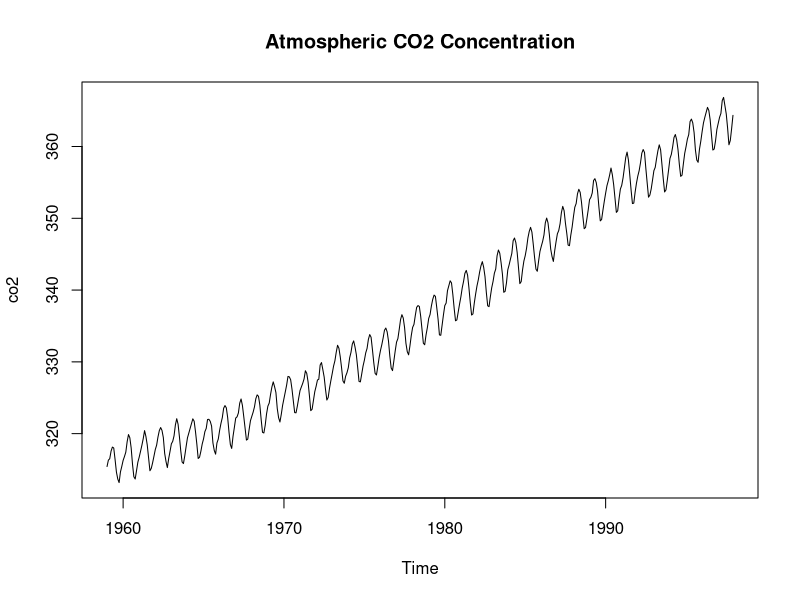
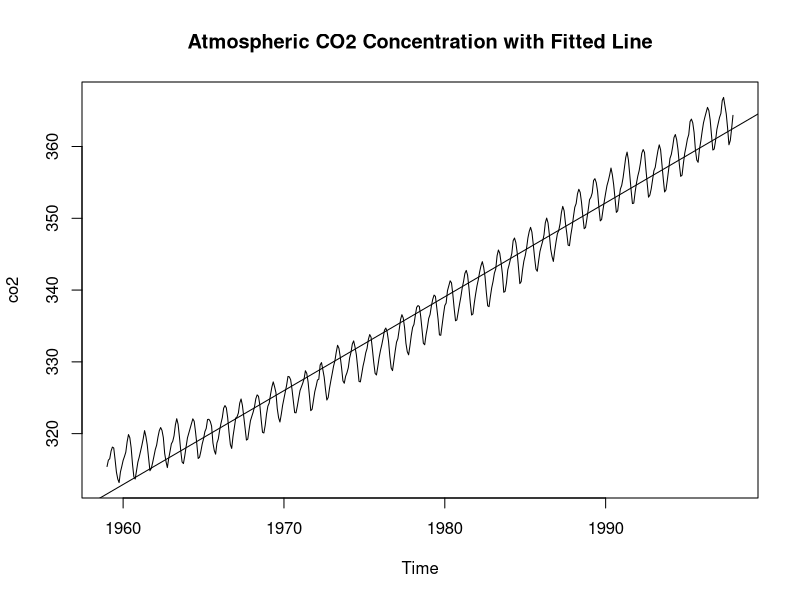
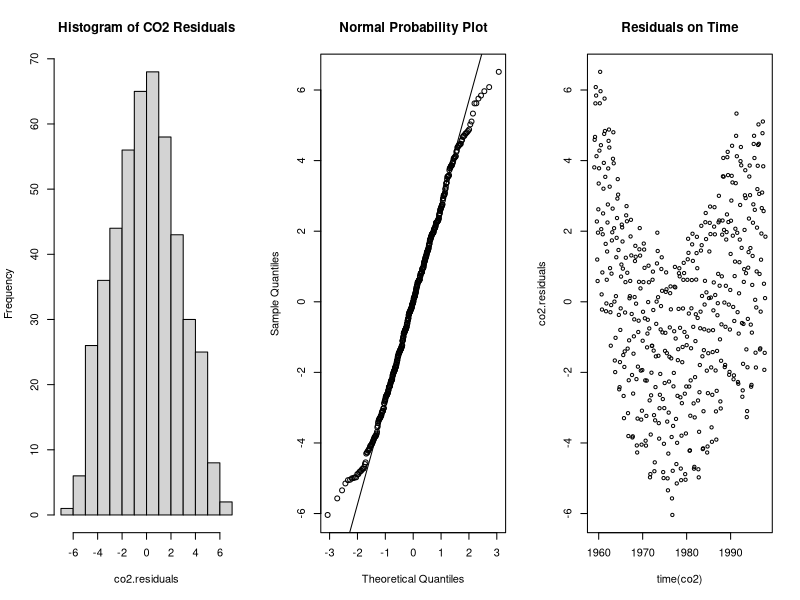
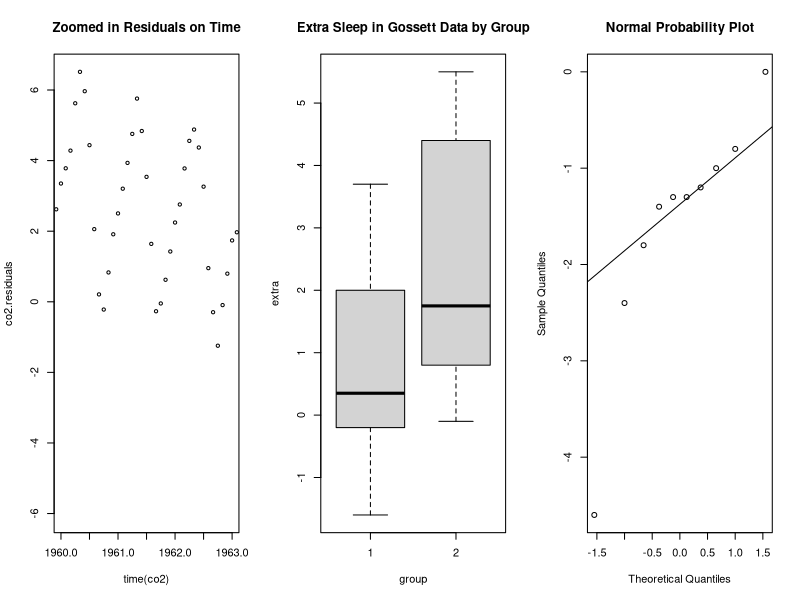
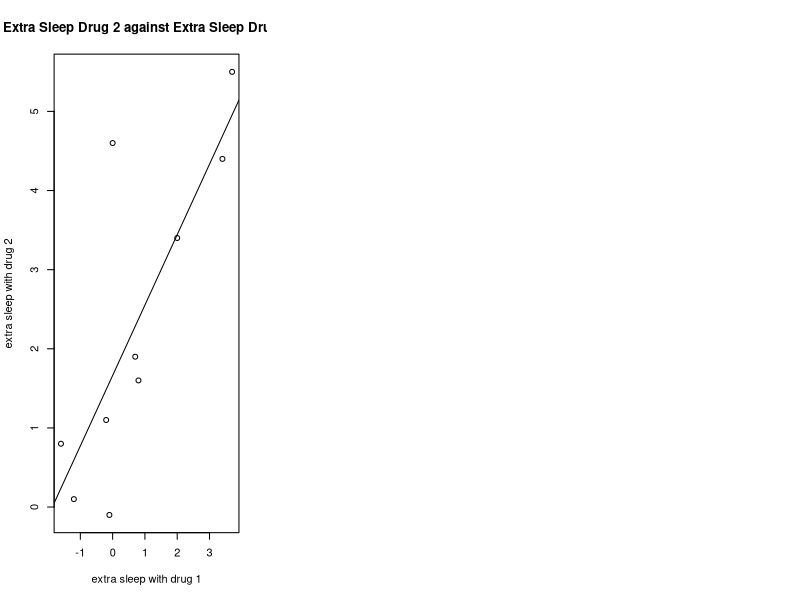

R code for these plots, in order:
# CO2 example

help(co2)

# verify that co2 is a time series object
class(co2) # "ts" stands for time series object

" This means that we have available to us data which occurs at equally
spaced points in time. It includes observations together with a set of
descriptions (start time of the series, end time, frequency, etc.)."

plot(co2, main='Atmospheric CO2 Concentration')

co2.linear.model <- lm(co2 ~ time(co2))

plot(co2, main='Atmospheric CO2 Concentration with Fitted Line')
abline(co2.linear.model )

"we can see a systematic departure from normality in the tails, along with
an obvious structure in the time plot indicating departures from the
standard regression assumptions"

par(mfrow=c(1,3)) # par() command to see these plots together
( co2.residuals = resid( co2.linear.model ) )
hist(co2.residuals, main= "Histogram of CO2 Residuals")
qqnorm(co2.residuals, main= "Normal Probability Plot")
qqline(co2.residuals)
plot(co2.residuals ~ time(co2), main="Residuals on Time")

plot(co2.residuals ~ time(co2), xlim=c(1960, 1963),
     main="Zoomed in Residuals on Time")

# Another Example
help(sleep)
sleep
names(sleep)
plot(extra~group, data=sleep, main = "Extra Sleep in Gossett Data by Group")
attach(sleep)
extra.1 <- extra[group==1]
extra.2 <- extra[group==2]
t.test(extra.1, extra.2, paired=TRUE, alternative="two.sided")

diffs <- extra.1 - extra.2
qqnorm(diffs, main = "Normal Probability Plot")
qqline(diffs)

plot(extra.2 ~ extra.1, xlab='extra sleep with drug 1',
     ylab='extra sleep with drug 2',
     main='Extra Sleep Drug 2 against Extra Sleep Drug 1')
sleep.linear.model <- lm(extra.2 ~ extra.1 )
abline(sleep.linear.model)

summary(sleep.linear.model)
